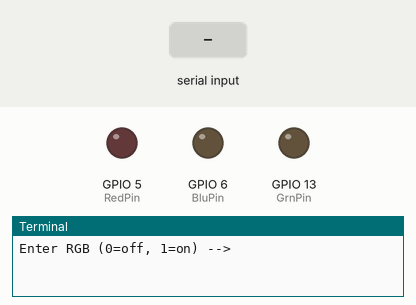
This program was run on a simulated Raspberry Pi (BCM pin numbers). Shown: output pins drawn as LEDs (lit = HIGH), the last lines printed to the terminal. Inputs (shaded band) come from the test bench. Random numbers come from a fixed seed.

Above: at 1.2 s.
1.3 s: "200" typed at the terminal
At 1.9 s:
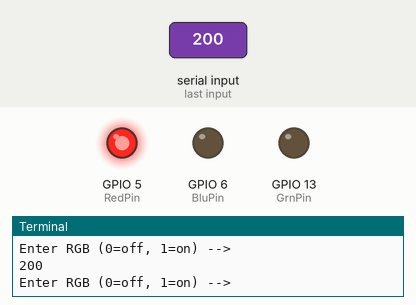
2.8 s: "rand" typed at the terminal
4.3 s: "3" typed at the terminal
At 5.4 s:
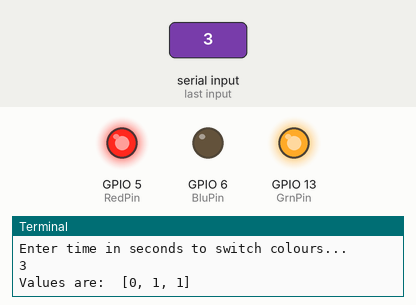
At 14.7 s:
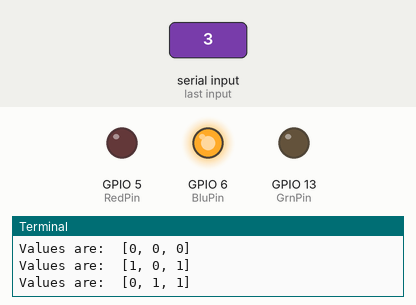
Timing chart, 0 to 23.8 s (numbered marks = the images above; inputs shaded):
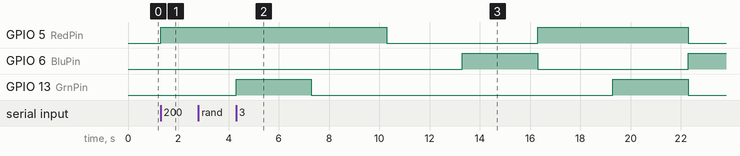

The program:

rgb_led.py
```python
import RPi.GPIO as GPIO
import time
import random

RedPin = 5
BluPin = 6
GrnPin = 13

GPIO.setmode(GPIO.BCM)
GPIO.setwarnings(False)
GPIO.setup(RedPin,GPIO.OUT)
GPIO.setup(BluPin,GPIO.OUT)
GPIO.setup(GrnPin,GPIO.OUT)

def Main():
    try:
        LightsOff()
        while True:
            request = raw_input("Enter RGB (0=off, 1=on) -->")
            if (len(request) == 3):
                GPIO.output(RedPin,int(request[0]))
                GPIO.output(GrnPin,int(request[1]))
                GPIO.output(BluPin,int(request[2]))
            if (request == 'exit'):
                GPIO.cleanup
                break
            if ('rand' in request):
                interval = float(raw_input("Enter time in seconds to switch colours..."))
                while True:
                    value = [int(random.getrandbits(1)), int(random.getrandbits(1)), int(random.getrandbits(1))]
                    print "Values are: ", value[0:3]
                    GPIO.output(RedPin,int(bool(random.getrandbits(1))))
                    GPIO.output(GrnPin,int(bool(random.getrandbits(1))))
                    GPIO.output(BluPin,int(bool(random.getrandbits(1))))
                    time.sleep(interval)
    except KeyboardInterrupt:
        GPIO.cleanup


def LightsOff():
    GPIO.output(RedPin,GPIO.LOW)
    GPIO.output(GrnPin,GPIO.LOW)
    GPIO.output(BluPin,GPIO.LOW)


Main()
```

Measured:
- after the input at 1.3 s, GPIO 5 (RedPin): LOW → HIGH at once
- after the input at 4.3 s, GPIO 5 (RedPin): HIGH → LOW after 6.0 s, → HIGH 6.0 s later, → LOW 6.0 s later; GPIO 6 (BluPin): LOW → HIGH after 9.0 s, → LOW 3.0 s later, → HIGH 6.0 s later; GPIO 13 (GrnPin): alternates HIGH for 3.0 s and LOW for 12.0 s, starting at once
